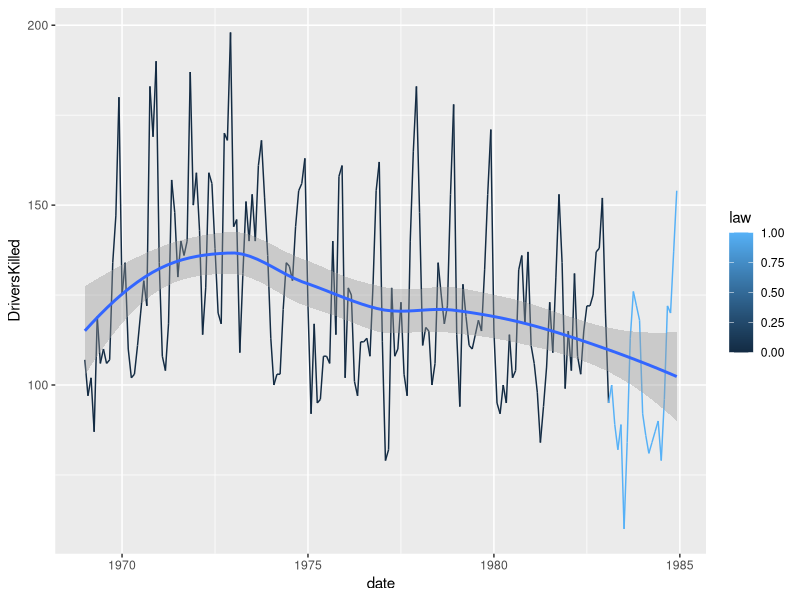
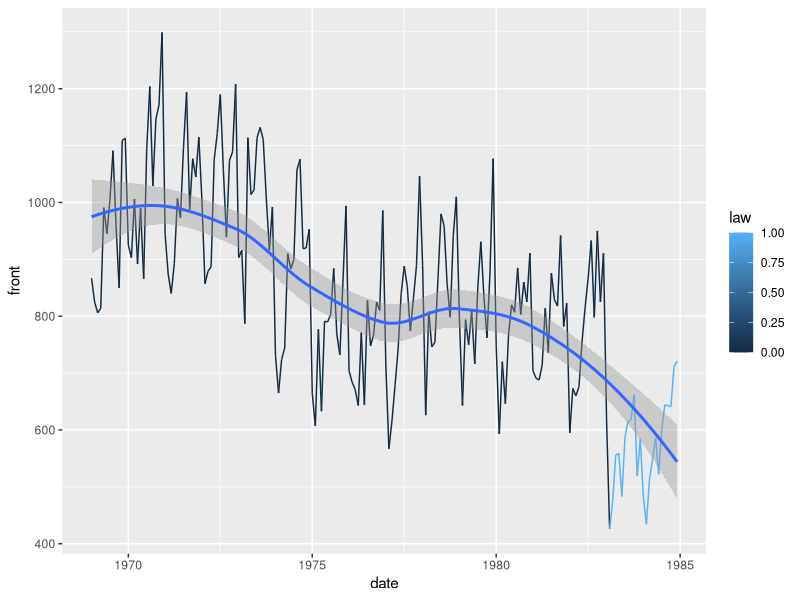
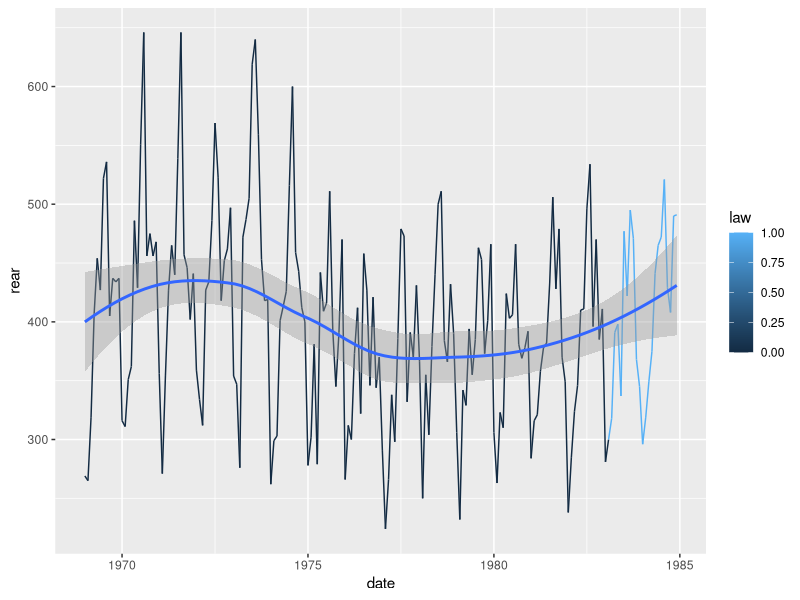
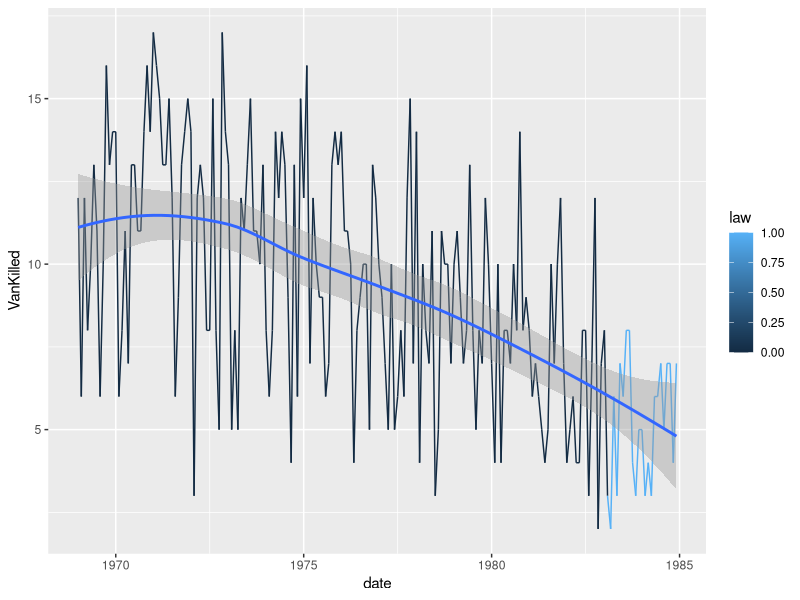

Write the R code that produced these figures, in order.
## ---- chunk 1
# Libraries
set.seed(96024)

library(tidyverse)
library(readr)
library(kableExtra)
library(bookdown)
## ---- chunk 2
knitr::opts_chunk$set(fig.pos = 'H', echo = FALSE, message = FALSE, warning = FALSE)
## ---- chunk 3
Seatbelts_data = data.frame(as.matrix(Seatbelts),date=time(Seatbelts))
## ---- chunk 4
ggplot(data=Seatbelts_data, aes(x=date,y=DriversKilled,col=law))+geom_line()+geom_smooth()
## ---- chunk 5
ggplot(data=Seatbelts_data, aes(x=date,y=front,col=law))+geom_line()+geom_smooth()
## ---- chunk 6
ggplot(data=Seatbelts_data, aes(x=date,y=rear,col=law))+geom_line()+geom_smooth()
## ---- chunk 7
ggplot(data=Seatbelts_data, aes(x=date,y=VanKilled,col=law))+geom_line()+geom_smooth()
## ---- chunk 8
Seatbelts_data %>%
  group_by(law) %>%
  summarise(DriversKilled_Average=mean(DriversKilled)) 
## ---- chunk 9
Seatbelts_data %>%
  group_by(law) %>%
  summarise(Rear_Average=mean(rear)) 
## ---- chunk 10
Seatbelts_data %>%
  group_by(law) %>%
  summarise(Front_Average=mean(front)) 
## ---- chunk 11
Seatbelts_data %>%
  group_by(law) %>%
  summarise(Van_Average=mean(VanKilled)) 
